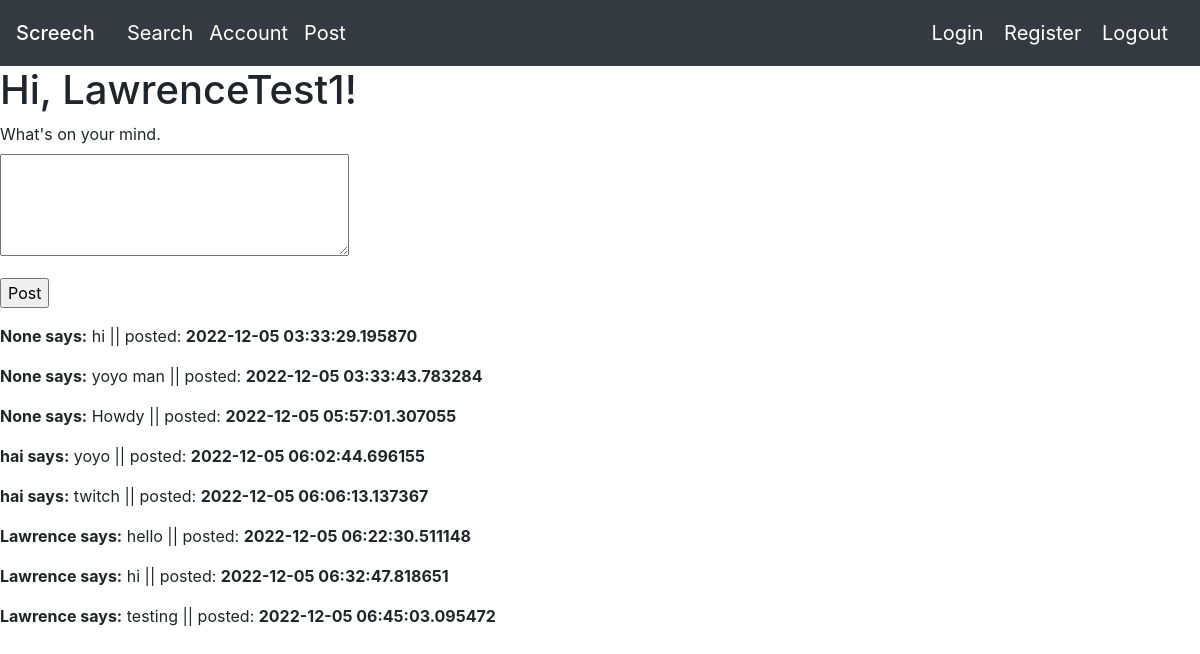
/post (signed in), run on the app's committed database.
### app/models.py (models this page shows, shortened)
class User(db.Model, UserMixin):
    id = db.Column(db.Integer, primary_key = True)
    username = db.Column(db.String(15))
    name = db.Column(db.String(15))
    password = db.Column(db.String(200))
    email = db.Column(db.String(32), unique = True)
    followed = db.relationship(
        'User', secondary=followers,
        primaryjoin=(followers.c.follower_id == id),
        secondaryjoin=(followers.c.followed_id == id),
        backref=db.backref('followers', lazy='dynamic'), lazy='dynamic')

class Post(db.Model):
    id = db.Column(db.Integer, primary_key=True)
    body = db.Column(db.String(140))
    timestamp = db.Column(db.DateTime, index=True, default=datetime.utcnow)
    user_id = db.Column(db.Integer, db.ForeignKey('user.id'))

### app/routes.py (the view)
@myapp_obj.route('/post', methods=['GET','POST'])
@login_required
def index():
    form = PostForm()
    post = Post.query.all()
    user = current_user
    time = datetime.now()
    date_time = time.strftime("%H:%M:%S, %m/%d/%Y")
    if form.validate_on_submit():
        post = Post(body=form.post.data, user_id=current_user.name)
        db.session.add(post)
        db.session.commit()
        flash('Your latest message has been posted!')
        return redirect(url_for('index'))
    posts = [
        {
            'author': {'username': 'John'},
            'body': 'Beautiful day in Portland!'
        },
        {
            'author': {'username': 'Susan'},
            'body': 'The Avengers movie was so cool!'
        }
    ]    #fake generated posts (delete later)
    return render_template("post.html", title='Home Page', form=form, post=post, posts=posts, user=user, date_time=date_time ) #renders posting page generated by given html

### app/forms.py
class PostForm(FlaskForm):
    post = TextAreaField("What's on your mind. ", validators=[DataRequired(), Length(min=1, max=100)])
    submit = SubmitField('Post')

### app/models.py (called while the page is built)
@login.user_loader
def load_user(id):
    return User.query.get(int(id))

### app/templates/post.html (shortened to what this page needs)
{% extends "base.html" %}
{% block mycontent %}
    <h1>Hi, {{ current_user.username }}!</h1>
    <form action="" method="post">
        <p>
            {{ form.post.label }}<br>
            {{ form.post(cols=32, rows=4) }}<br>
        </p>
        <p>{{ form.submit() }}</p>
    </form>
    {% for user in post %}
    <p>
    <b>{{ user.user_id }} says:</b> {{ user.body }} || posted: <b> {{ user.timestamp }}</b>
    </p>
    {% endfor %}
{% endblock %}

### data on the page
User: username "LawrenceTest1"
Post: user_id "None", body "hi", timestamp "2022-12-05 03:33:29.195870"
Post: user_id "None", body "yoyo man", timestamp "2022-12-05 03:33:43.783284"
Post: user_id "None", body "Howdy", timestamp "2022-12-05 05:57:01.307055"
Post: user_id "hai", body "yoyo", timestamp "2022-12-05 06:02:44.696155"
Post: user_id "hai", body "twitch", timestamp "2022-12-05 06:06:13.137367"
Post: user_id "Lawrence", body "hello", timestamp "2022-12-05 06:22:30.511148"
Post: user_id "Lawrence", body "hi", timestamp "2022-12-05 06:32:47.818651"
Post: user_id "Lawrence", body "testing", timestamp "2022-12-05 06:45:03.095472"
